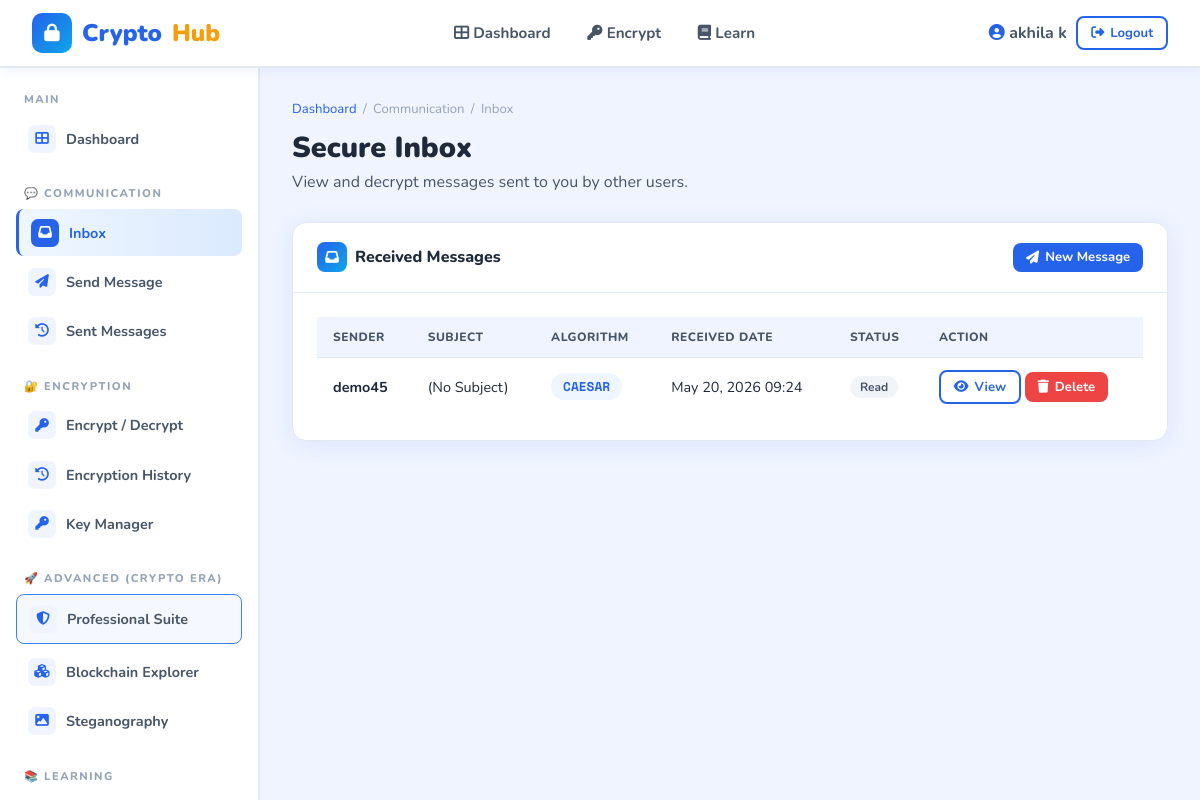
/communication/inbox/ (signed in), run on the app's committed database.
### crypto_app/models.py (models this page shows, shortened)
class CommunicationMessage(models.Model):
    sender = models.ForeignKey(User, on_delete=models.CASCADE, related_name='sent_messages')
    receiver = models.ForeignKey(User, on_delete=models.CASCADE, related_name='received_messages')
    subject = models.CharField(max_length=200, blank=True)
    encrypted_content = models.TextField()
    encryption_key = models.TextField(help_text="The key to decrypt this message")
    algorithm = models.CharField(max_length=50)
    is_read = models.BooleanField(default=False)
    created_at = models.DateTimeField(default=timezone.now)
    class Meta:
        ordering = ['-created_at']
        verbose_name = 'Communication Message'
        verbose_name_plural = 'Communication Messages'

### crypto_app/views.py (the view)
# urls.py: path('communication/inbox/', views.inbox, name='inbox'),
@login_required
def inbox(request):
    messages_list = CommunicationMessage.objects.filter(receiver=request.user).order_by('-created_at')
    return render(request, 'crypto_app/communication/inbox.html', {'messages_list': messages_list})

### crypto_app/templates/crypto_app/communication/inbox.html (shortened to what this page needs)
{% extends 'crypto_app/base.html' %}
{% block body %}
<div class="app-layout">
    {% include 'crypto_app/user_sidebar.html' %}
    <main class="main-content fade-in">
        <div class="page-header">
            <div class="breadcrumb">
                <a href="{% url 'dashboard' %}">Dashboard</a> / <span>Communication</span> / <span>Inbox</span>
            </div>
            <h1>Secure Inbox</h1>
            <p>View and decrypt messages sent to you by other users.</p>
        </div>
        <div class="card">
            <div class="card-header">
                <h3><div class="ch-icon"><i class="fas fa-inbox"></i></div> Received Messages</h3>
                <a href="{% url 'send_message' %}" class="btn btn-primary btn-sm">
                    <i class="fas fa-paper-plane"></i> New Message
                </a>
            </div>
            <div class="card-body">
                {% if messages_list %}
                <div class="table-wrap">
                    <table>
                        <thead>
                            <tr>
                                <th>Sender</th>
                                <th>Subject</th>
                                <th>Algorithm</th>
                                <th>Received Date</th>
                                <th>Status</th>
                                <th>Action</th>
                            </tr>
                        </thead>
                        <tbody>
                            {% for msg in messages_list %}
                            <tr>
                                <td>
                                    <strong>{{ msg.sender.username }}</strong>
                                </td>
                                <td>{{ msg.subject|default:"(No Subject)" }}</td>
                                <td><span class="algo-chip">{{ msg.algorithm }}</span></td>
                                <td>{{ msg.created_at|date:"M d, Y H:i" }}</td>
                                <td>
                                    {% if msg.is_read %}
                                    <span class="badge-tag badge-gray">Read</span>
                                    {% else %}
                                    <span class="badge-tag badge-blue">New</span>
                                    {% endif %}
                                </td>
                                <td>
                                    <div class="btn-group">
                                        <a href="{% url 'view_message' msg.pk %}" class="btn btn-outline btn-sm">
                                            <i class="fas fa-eye"></i> View
                                        </a>
                                        <a href="{% url 'delete_message' msg.pk %}" class="btn btn-danger btn-sm" onclick="return confirm('Are you sure you want to delete this message?');">
                                            <i class="fas fa-trash"></i> Delete
                                        </a>
                                    </div>
                                </td>
                            </tr>
                            {% endfor %}
                        </tbody>
                    </table>
                </div>
                {% else %}
                <div class="empty-state">
                    <i class="fas fa-envelope-open"></i>
                    <h3>No messages found</h3>
                    <p>Your inbox is empty. When someone sends you an encrypted message, it will appear here.</p>
                </div>
                {% endif %}
            </div>
        </div>
    </main>
</div>
{% endblock %}

### crypto_app/templates/crypto_app/base.html (shortened to what this page needs)
<!DOCTYPE html>
<html lang="en">
<head>
    <link rel="stylesheet" href="https://cdnjs.cloudflare.com/ajax/libs/font-awesome/6.5.0/css/all.min.css">
</head>
<body>
<header class="topnav">
    <a href="{% url 'home' %}" class="brand">
        <div class="logo-icon"><i class="fas fa-lock"></i></div>
        Crypto<span class="sub">Hub</span>
    </a>
    {% if user.is_authenticated %}
    <nav>
        {% if user.is_staff %}
        <a href="{% url 'admin_dashboard' %}"><i class="fas fa-tachometer-alt"></i> Admin Panel</a>
        {% else %}
        <a href="{% url 'dashboard' %}"><i class="fas fa-th-large"></i> Dashboard</a>
        <a href="{% url 'encryption_tool' %}"><i class="fas fa-key"></i> Encrypt</a>
        <a href="{% url 'topics' %}"><i class="fas fa-book"></i> Learn</a>
        {% endif %}
    </nav>
    <div class="auth-btns">
        <span style="font-weight:700; color:var(--text-mid);">
            <i class="fas fa-user-circle" style="color:var(--primary)"></i>
            {{ user.get_full_name|default:user.username }}
        </span>
        <a href="{% url 'logout' %}" class="btn btn-outline btn-sm">
            <i class="fas fa-sign-out-alt"></i> Logout
        </a>
    </div>
    {% endif %}
</header>
{% block body %}{% endblock %}
</body>
</html>

### crypto_app/templates/crypto_app/base.html (style rules this page uses)
:root { --primary: #2563EB; --primary-light: #3B82F6; --primary-dark: #1D4ED8; --secondary: #0EA5E9; --accent: #F59E0B; --success: #10B981; --danger: #EF4444; --warning: #F59E0B; --info: #06B6D4; --bg: #F0F4FF; --bg-white: #FFFFFF; --bg-card: #FFFFFF; --text-dark: #1E293B; --text-mid: #475569; --text-light: #94A3B8; --border: #E2E8F0; --shadow: 0 4px 24px rgba(37,99,235,0.10); --shadow-hover: 0 8px 32px rgba(37,99,235,0.18); --radius: 14px; --radius-sm: 8px; --sidebar-w: 260px; --header-h: 68px; --font-main: 'Nunito', sans-serif; --font-mono: 'Space Mono', monospace; }
* { box-sizing: border-box; margin: 0; padding: 0; }
body { font-family: var(--font-main); background: var(--bg); color: var(--text-dark); min-height: 100vh; }
.topnav { background: #fff; border-bottom: 2px solid var(--border); padding: 0 2rem; height: var(--header-h); display: flex; align-items: center; justify-content: space-between; position: sticky; top: 0; z-index: 100; box-shadow: 0 2px 12px rgba(37,99,235,0.07); }
.topnav .brand { display: flex; align-items: center; gap: 10px; text-decoration: none; font-size: 1.5rem; font-weight: 900; color: var(--primary); }
.topnav .brand .logo-icon { width: 40px; height: 40px; background: linear-gradient(135deg, var(--primary), var(--secondary)); border-radius: 10px; display: flex; align-items: center; justify-content: center; color: white; font-size: 1.1rem; }
.topnav .brand span.sub { color: var(--accent); }
.topnav nav { display: flex; align-items: center; gap: 0.3rem; }
.topnav nav a { padding: 0.45rem 1rem; border-radius: var(--radius-sm); text-decoration: none; color: var(--text-mid); font-weight: 700; font-size: 0.95rem; transition: all 0.2s; }
.topnav .auth-btns { display: flex; gap: 0.6rem; align-items: center; }
.btn { display: inline-flex; align-items: center; gap: 6px; padding: 0.5rem 1.2rem; border-radius: var(--radius-sm); font-family: var(--font-main); font-weight: 700; font-size: 0.9rem; border: none; cursor: pointer; text-decoration: none; transition: all 0.2s; }
.btn-primary { background: var(--primary); color: white; }
.btn-outline { background: transparent; color: var(--primary); border: 2px solid var(--primary); }
.btn-danger { background: var(--danger); color: white; }
.btn-sm { padding: 0.35rem 0.8rem; font-size: 0.82rem; }
.app-layout { display: flex; min-height: calc(100vh - var(--header-h)); }
.main-content { flex: 1; padding: 2rem; overflow-x: hidden; }
.page-header { margin-bottom: 1.8rem; }
.page-header h1 { font-size: 1.8rem; font-weight: 900; color: var(--text-dark); }
.page-header p { color: var(--text-mid); margin-top: 0.3rem; }
.breadcrumb { display: flex; align-items: center; gap: 0.4rem; font-size: 0.82rem; color: var(--text-light); margin-bottom: 0.6rem; }
.breadcrumb a { color: var(--primary); text-decoration: none; }
.card { background: var(--bg-card); border-radius: var(--radius); box-shadow: var(--shadow); border: 1px solid var(--border); overflow: hidden; }
.card-header { padding: 1.2rem 1.5rem; border-bottom: 1px solid var(--border); display: flex; align-items: center; justify-content: space-between; }
.card-header h3 { font-size: 1rem; font-weight: 800; color: var(--text-dark); display: flex; align-items: center; gap: 8px; }
.card-header h3 .ch-icon { width: 30px; height: 30px; border-radius: 8px; background: linear-gradient(135deg, var(--primary), var(--secondary)); color: white; display: flex; align-items: center; justify-content: center; font-size: 0.85rem; }
.card-body { padding: 1.5rem; }
.table-wrap { overflow-x: auto; }
table { width: 100%; border-collapse: collapse; }
th { background: var(--bg); font-size: 0.75rem; font-weight: 800; text-transform: uppercase; letter-spacing: 0.5px; color: var(--text-mid); padding: 0.75rem 1rem; text-align: left; }
td { padding: 0.8rem 1rem; border-top: 1px solid var(--border); font-size: 0.9rem; color: var(--text-dark); vertical-align: middle; }
.badge-tag { display: inline-flex; align-items: center; gap: 4px; padding: 3px 10px; border-radius: 20px; font-size: 0.75rem; font-weight: 700; }
.badge-gray { background: #F1F5F9; color: #475569; }
.algo-chip { display: inline-flex; align-items: center; gap: 5px; padding: 4px 12px; border-radius: 20px; background: #EFF6FF; color: var(--primary); font-size: 0.8rem; font-weight: 800; font-family: var(--font-mono); }
.fade-in { animation: fadeIn 0.35s ease both; }

### data on the page
CommunicationMessage: sender.username "demo45", subject "(No Subject)", algorithm "CAESAR", created_at "May 20, 2026 09:24", is_read "Read"

### other printed values
{{ user.get_full_name|default:user.username }} "akhila k"
